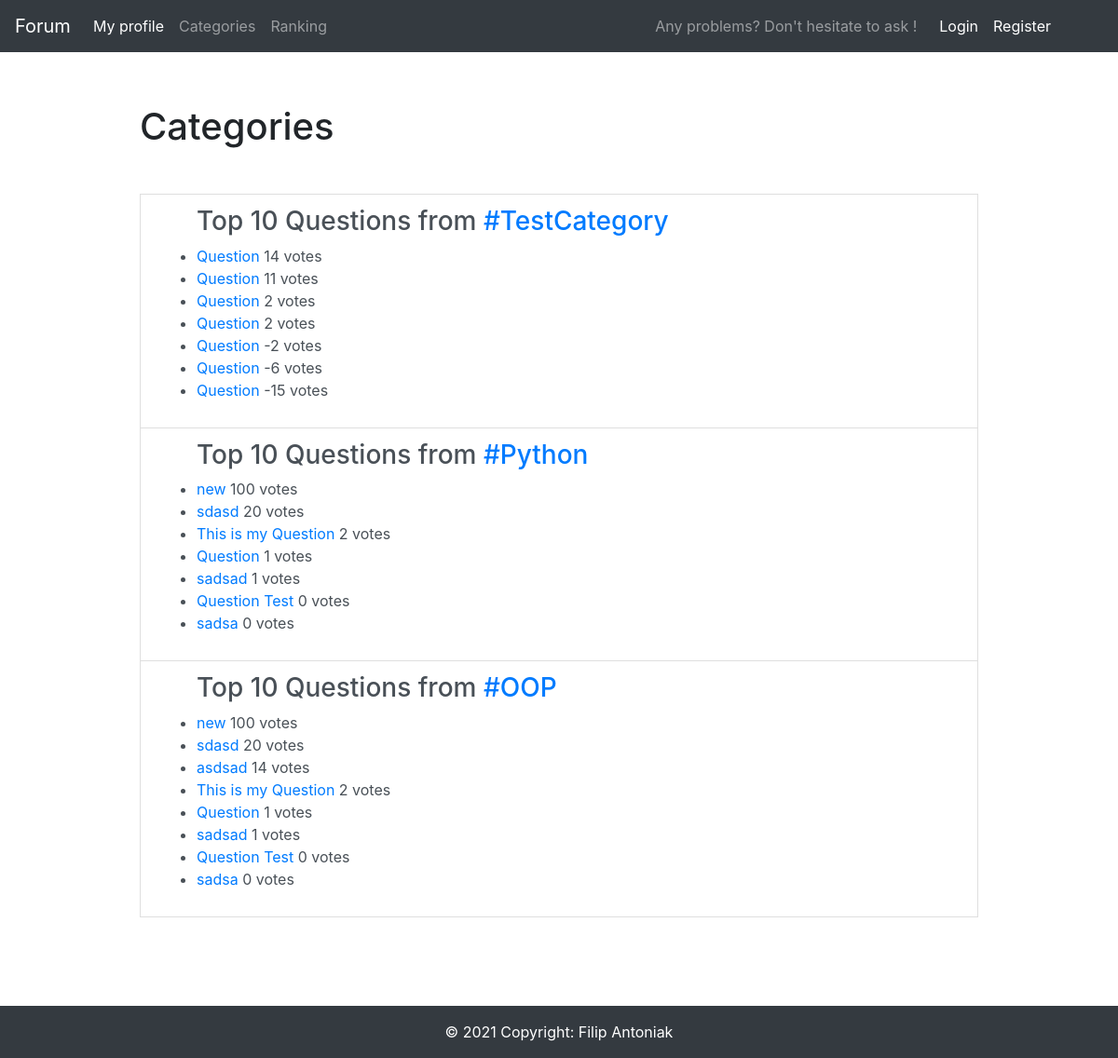
The app's page /category/, older data.
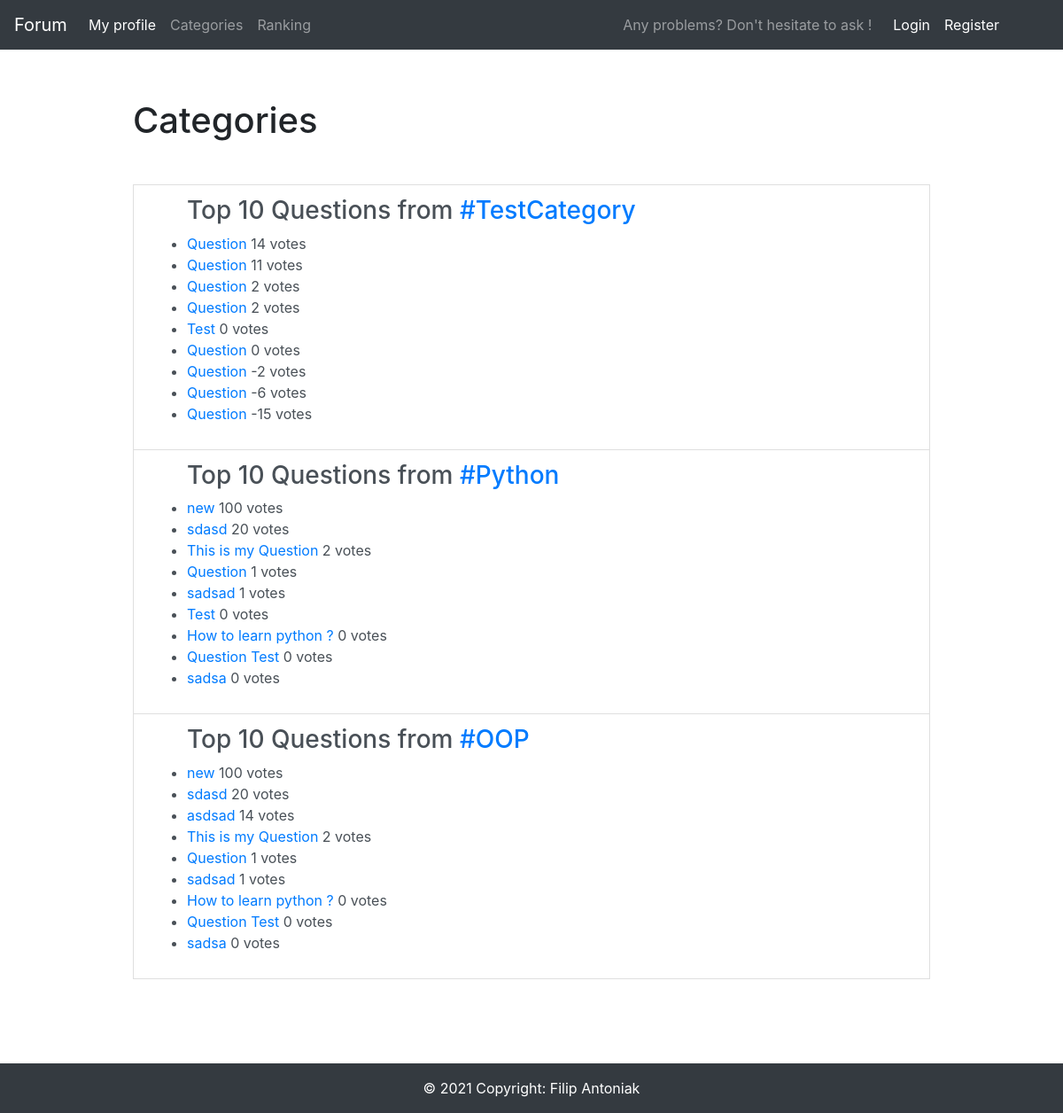
The same page, newer data.
### main/models.py (models this page shows, shortened)
class Category(models.Model):
    name = models.CharField(max_length=30)
    questions = models.ManyToManyField(Question)
    def __str__(self):
        return self.name

class Question(models.Model):
    question_text = models.CharField(max_length=100)
    question_subtext = models.TextField(max_length=500)
    pub_date = models.DateTimeField('date published')
    user = models.ForeignKey(User, on_delete=models.CASCADE, default=User.objects.get(pk=1).pk)
    votes = models.IntegerField(default=0)
    def __str__(self):
        return self.question_text

### main/views.py (the view)
# urls.py: path('category/', views.CategoryView.as_view(), name='category'),
class CategoryView(generic.ListView):
    template_name = 'main/category.html'
    context_object_name = 'cat'
    def get_queryset(self):
        cat = Category.objects.all()
        return cat

### main/templates/main/category.html (shortened to what this page needs)
{% extends 'main/base.html' %}
{% block content %}
<h1 class="mb-5">Categories</h1>
{% for q in cat %}
<div class="list-group-item-action flex-column align-items-start list-group-item"><ul><h3>Top 10 Questions from <a href="{% url 'main:category' q %}">#{{ q }}</a></h3>
    {% for p in q.questions.all|dictsort:"votes" reversed %}
        {% if forloop.counter < 11 %}
            <li><a href="{% url 'main:detail' p.id %}">{{ p }}</a> {{ p.votes }} votes</li>
        {% endif %}
    {% endfor %}
    </ul></div>
{% endfor %}
<div class="p-3 w-100 mb-5"></div>
    {% block footer-class %} position-absolute w-100 {% endblock %}
{% endblock %}

Row changes from the older to the newer data that the page shows:
added Question: question_text "Test", votes "0"
added Question: question_text "Question", votes "0", shown under Category "TestCategory"
added Question: question_text "How to learn python ?", votes "0"
